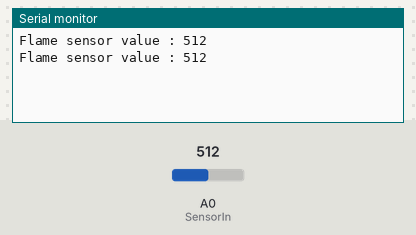
Simulated run of this sketch. Board: Arduino Uno, built with avr-gcc and run on an emulated ATmega328P. Parts: the last lines printed to the serial monitor. The inputs (shaded band) are chosen by the test bench; at power-on: A0 (SensorIn) = 512.

Above: at 1.8 s.
1.9 s: A0 (SensorIn) set to 716
At 2.8 s:
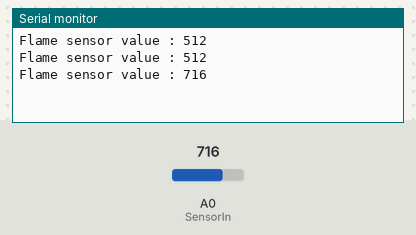
3.4 s: A0 (SensorIn) set to 900
At 4.8 s:
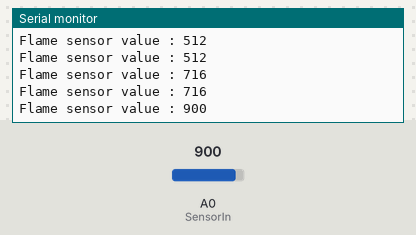
Timing chart, 0 to 6.4 s (numbered marks = the images above; inputs shaded):
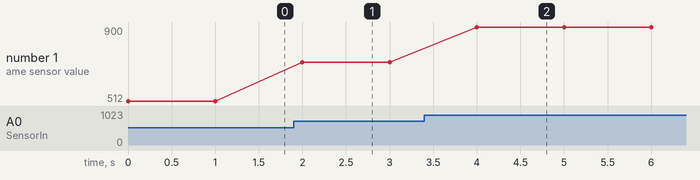

The sketch:

FLAME.ino
```cpp
//*******************************************************************************
// Project : flame sensor 불꽃감지 센서
// Board : Arduino Uno
// 불꽃이 가까이 있어야 식별이 가능함, 멀리서는 안됨
//*******************************************************************************

#define SensorIn A0 //아날로그 핀

void setup()
{
    Serial.begin(9600); // 통신속도
}

void loop()
{
    int R = analogRead(SensorIn); //Read Sensor값
    Serial.print("Flame sensor value : ");
    Serial.println(R);    //시리얼 모니터에 출력
    delay(1000);
}
```

Measured:
- after the input at 1.9 s, the serial monitor: prints a new line after 0.10 s (image 1)
- after the input at 3.4 s, the serial monitor: prints a new line after 0.60 s (image 2)
- plotted number 1: 512 → 716 after the input at 1.9 s, 716 → 900 after the input at 3.4 s
